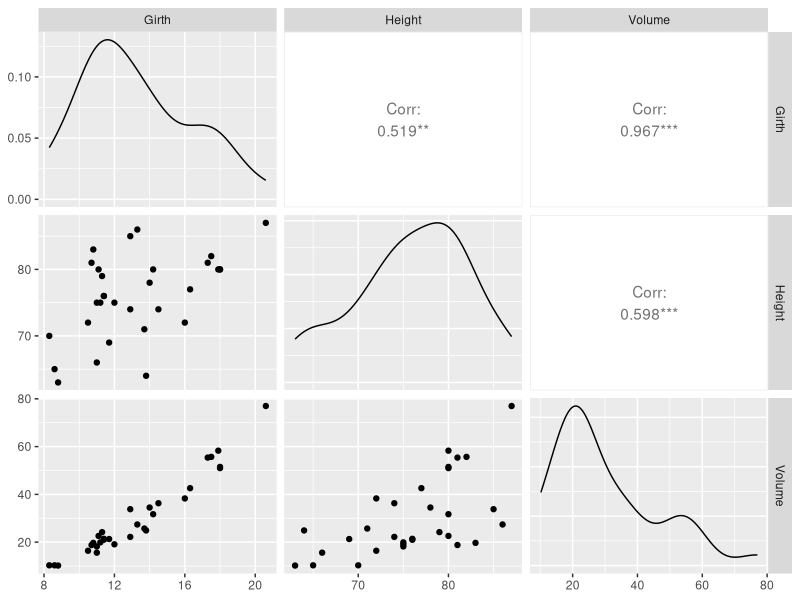
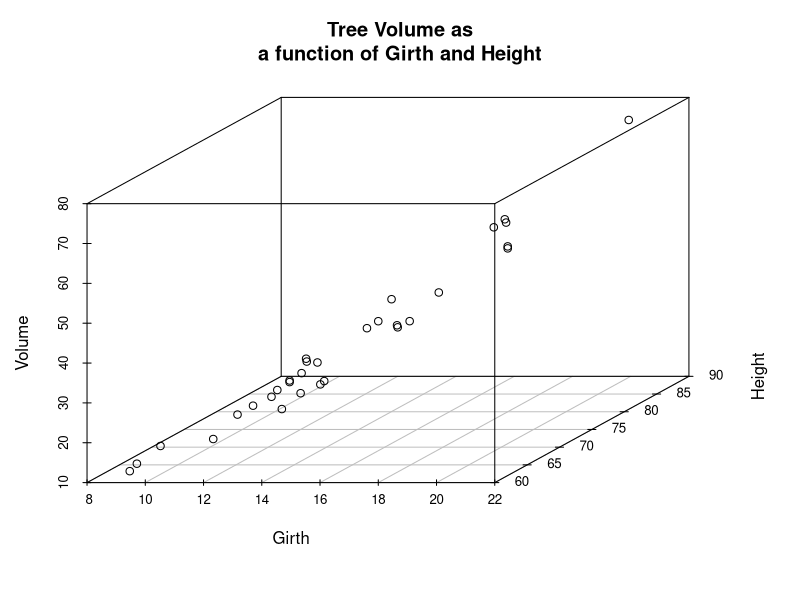
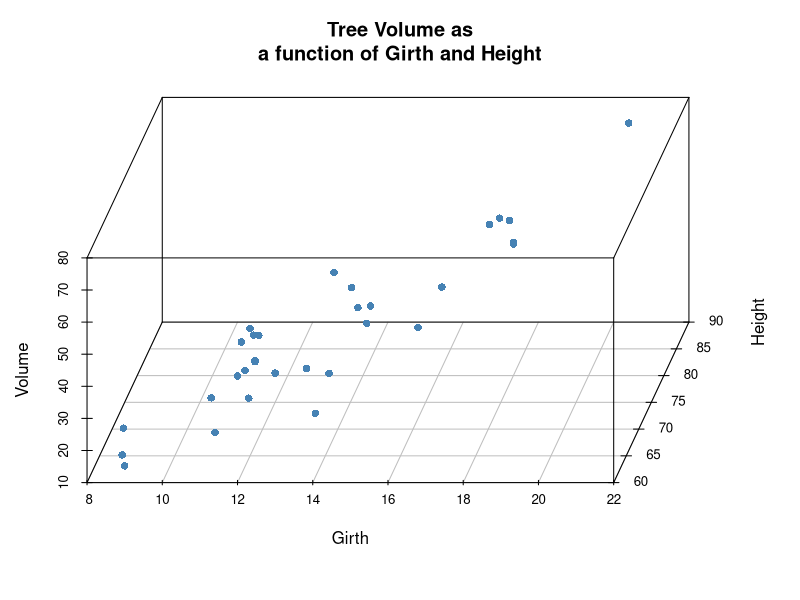
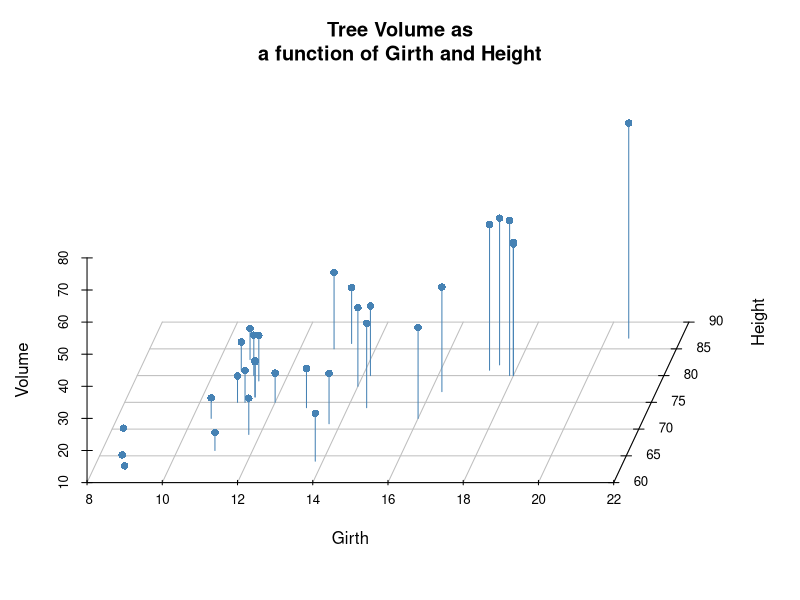
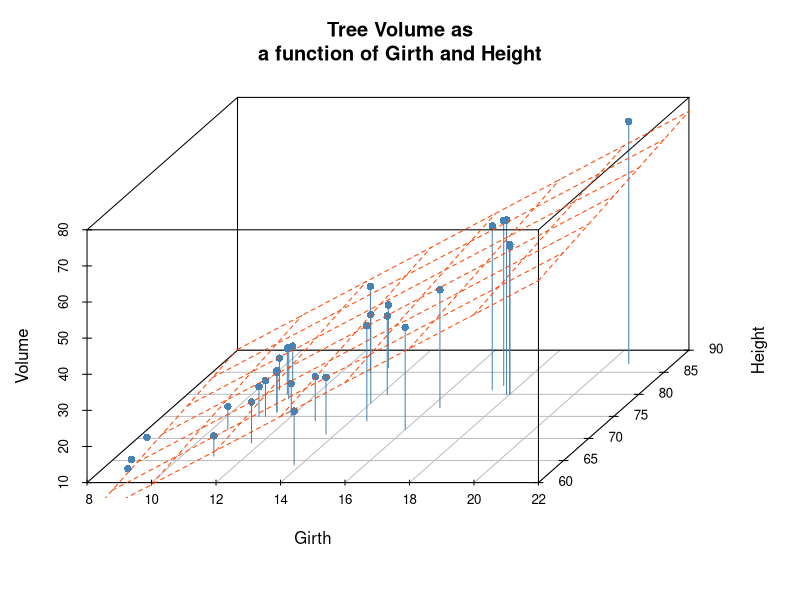
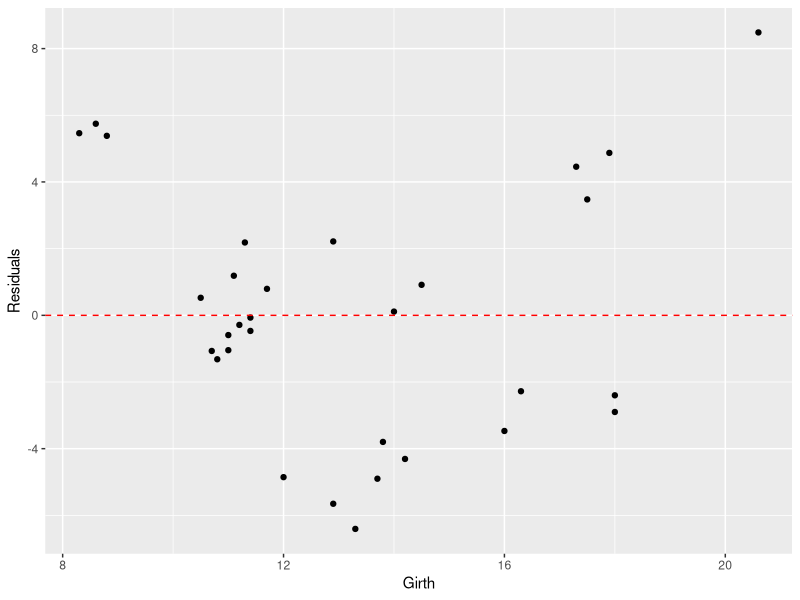
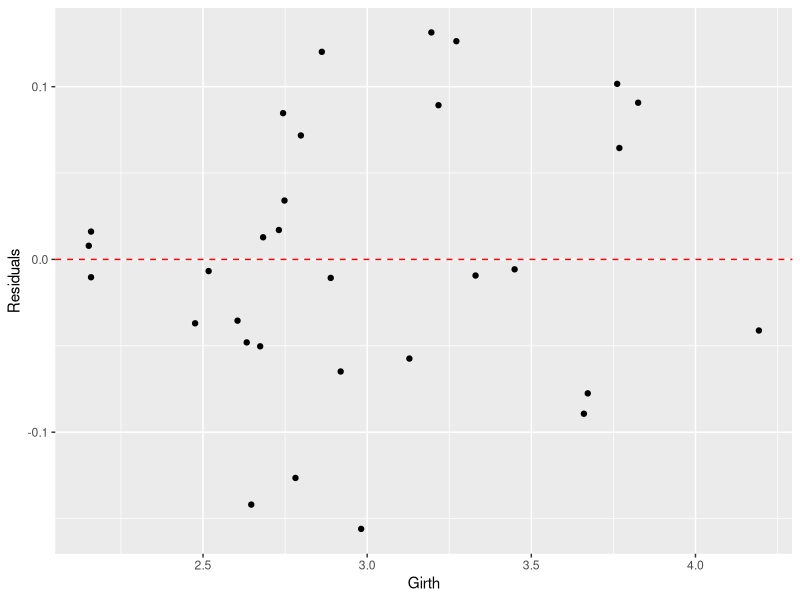
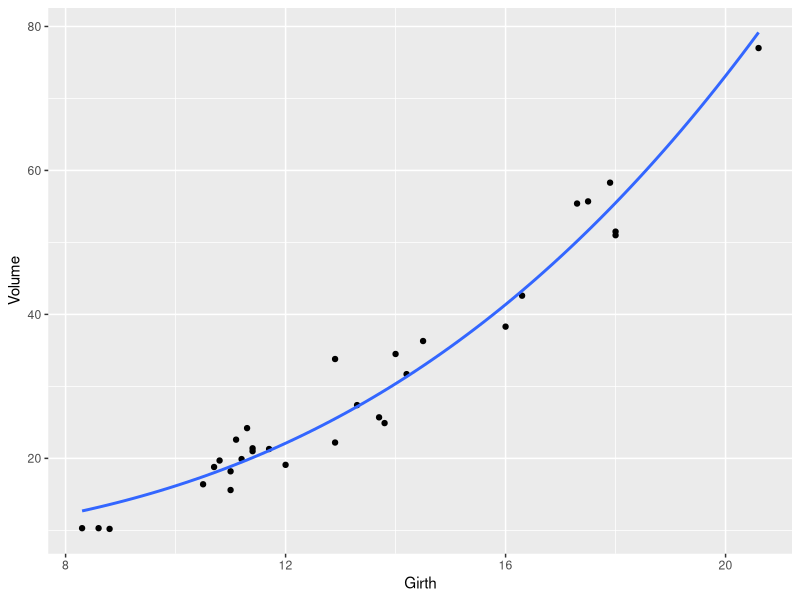

Write R code to recreate these figures, in order.
## ---- chunk 1
library(tidyverse)
library(broom)  # for working w/lm output
## ---- chunk 2
names(trees)

dim(trees)

summary(trees)
## ---- chunk 3
library(GGally)
ggpairs(trees)
## ---- chunk 4
library(scatterplot3d)  # install this package first if needed
scatterplot3d(trees,
              main = 'Tree Volume as\na function of Girth and Height')
## ---- chunk 5
scatterplot3d(trees, 
              pch = 16, color="steelblue",
              angle=75,
              main = 'Tree Volume as\na function of Girth and Height')
## ---- chunk 6
scatterplot3d(trees, 
              pch = 16, 
              color="steelblue",
              angle=75,
              box = FALSE,
              type = "h",
              main = 'Tree Volume as\na function of Girth and Height')
## ---- chunk 7
fit.trees <- lm(Volume ~ Girth + Height, data=trees)

summary(fit.trees)
## ---- chunk 8
p <- scatterplot3d(trees, angle=55,type='h',
                   pch = 16, color = "steelblue",
                   main = 'Tree Volume as\na function of Girth and Height')

# add a plane representing the fit of the model
p$plane3d(fit.trees, col='orangered')
## ---- chunk 9
names(fit.trees)
## ---- chunk 10
broom::tidy(fit.trees)
## ---- chunk 11
broom::glance(fit.trees)
## ---- chunk 12
# proportional to length of vectors
sd(fit.trees$fitted.values)
sd(trees$Height)
sd(trees$Girth)

# cosines of angles btw vectors
cor(trees$Height, trees$Girth)
cor(trees$Girth, fit.trees$fitted.values)
cor(trees$Height, fit.trees$fitted.values)

# angles btw vectors in degrees
acos(cor(trees$Girth, trees$Height)) * (180/pi)
acos(cor(trees$Girth, fit.trees$fitted.values)) * (180/pi)
acos(cor(trees$Height, fit.trees$fitted.values)) * (180/pi)
## ---- chunk 13
trees.augmented <- augment(fit.trees, trees)

ggplot(trees.augmented, aes(x = Girth, y = .resid)) + 
  geom_point() + 
  geom_hline(yintercept = 0, color='red', linetype='dashed') +
  labs(x = "Girth", y = "Residuals")

## ---- chunk 14
trees.cuberoot <- mutate(trees, cuberoot.Volume = Volume^0.33)

fit.trees.cuberoot <- lm(cuberoot.Volume ~ Girth + Height, data = trees.cuberoot)

broom::glance(fit.trees) # summary of fit of original model

broom::glance(fit.trees.cuberoot)  # summary of fit of alternate model
## ---- chunk 15
trees.cuberoot <- broom::augment(fit.trees.cuberoot, trees.cuberoot)

ggplot(trees.cuberoot, aes(x = cuberoot.Volume, y = .resid)) + 
  geom_point() + 
  geom_hline(yintercept = 0, color='red', linetype='dashed') +
  labs(x = "Girth", y = "Residuals")
## ---- chunk 16
fit.curvilinear <- lm(Volume ~ I(Girth^3), data=trees)

broom::tidy(fit.curvilinear)

broom::glance(fit.curvilinear)
## ---- chunk 17
ggplot(trees, aes(x = Girth, y = Volume)) + 
  geom_point() + 
  geom_smooth(method = "lm", 
              formula = y ~ I(x^3),
              se = FALSE)
## ---- chunk 18
cor(trees)
## ---- chunk 19
fit.Height <- lm(Height ~ Girth + Volume, data = trees)

broom::glance(fit.Height)
## ---- chunk 20
jitter.Girth <- jitter(trees$Girth, amount= 0.5 * sd(trees$Girth))
jitter.Height <- jitter(trees$Height, amount= 0.5 * sd(trees$Height))
jitter.Volume <- jitter(trees$Volume, amount= 0.5 * sd(trees$Volume))
jitter.trees <- data.frame(Girth = jitter.Girth, 
                        Height = jitter.Height, 
                        Volume = jitter.Volume)
## ---- chunk 21
set.seed(20180228)

# compare this to broom::tidy(trees)
broom::tidy(jitter.trees)

# correlations among jittered variables are
# similar to those of the original variables
cor(jitter.trees)

## jittered variables are highly correlatd with original variables
cor(trees$Height, jitter.trees$Height)
cor(trees$Girth, jitter.trees$Girth)
cor(trees$Volume, jitter.trees$Volume)
## ---- chunk 22
fit.Height.jitter <- lm(Height ~ Girth + Volume, data = jitter.trees)

broom::tidy(fit.Height)

broom::tidy(fit.Height.jitter)
## ---- chunk 23
# draw 3d scatter plots with small points so as not to obscure regression planes
p <- scatterplot3d(x=trees$Girth, y=trees$Volume, z=trees$Height, 
                      angle=15, type='p', pch='.')

# original model
p$plane3d(fit.Height, col='orangered')

# jittered model
p$plane3d(fit.Height.jitter, col='blue')
## ---- chunk 24
fit.Volume <- lm(Volume ~ Girth + Height, data = trees)
fit.Volume.jitter <- lm(Volume ~ Girth + Height, data = jitter.trees)

coefficients(fit.Volume)

coefficients(fit.Volume.jitter)
## ---- chunk 25
p <- scatterplot3d(x=trees$Girth, y=trees$Height, z=trees$Volume, 
                     angle=55, type='p', pch='.')
p$plane3d(fit.Volume, col='orangered')
p$plane3d(fit.Volume.jitter, col='blue')
## ---- chunk 26
# write a quickie fxn to express angle between vectors in degrees
vec.angle <- function(x,y) { acos(cor(x,y)) * (180/pi)}

# vector angles for fit of Height ~ Girth + Volume (orig)
vec.angle(fit.Height$fitted.values, trees$Girth)
vec.angle(fit.Height$fitted.values, trees$Volume)

# vector angles for fit of Height ~ Girth + Volume (jittered)
vec.angle(fit.Height.jitter$fitted.values, jitter.trees$Girth)
vec.angle(fit.Height.jitter$fitted.values, jitter.trees$Volume)
## ---- chunk 27
# vector angles for fit of Volume ~ Girth + Height (orig)
vec.angle(fit.Volume$fitted.values, trees$Girth)
vec.angle(fit.Volume$fitted.values, trees$Height)

# vector angles for fit of Volume ~ Girth + Height (jittered)
vec.angle(fit.Volume.jitter$fitted.values, jitter.trees$Girth)
vec.angle(fit.Volume.jitter$fitted.values, jitter.trees$Height)
